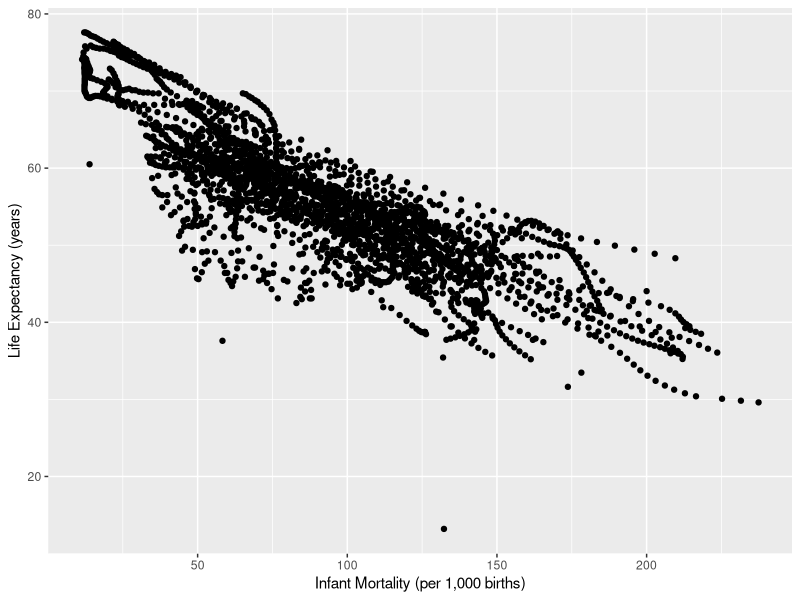
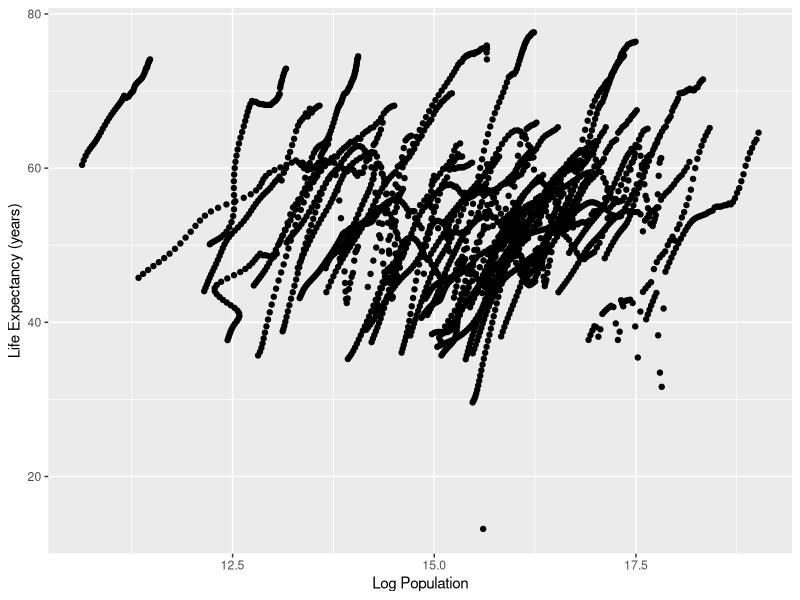
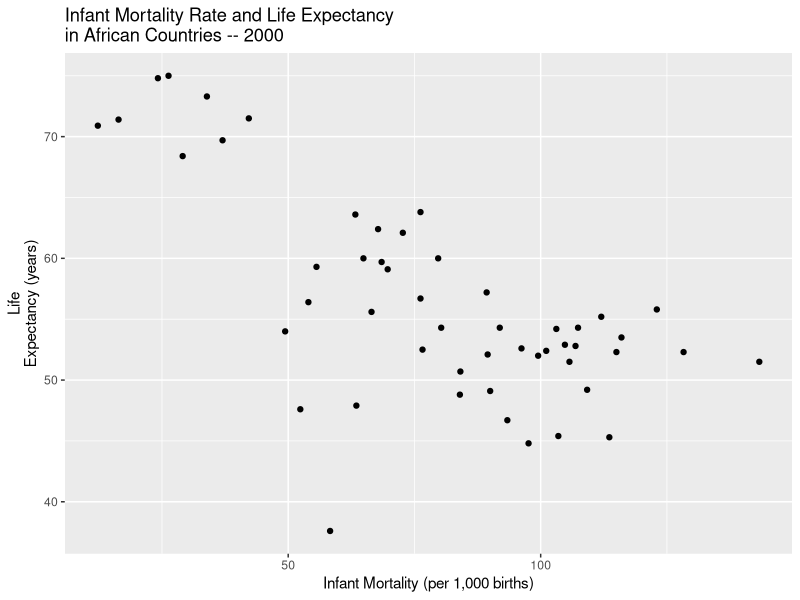
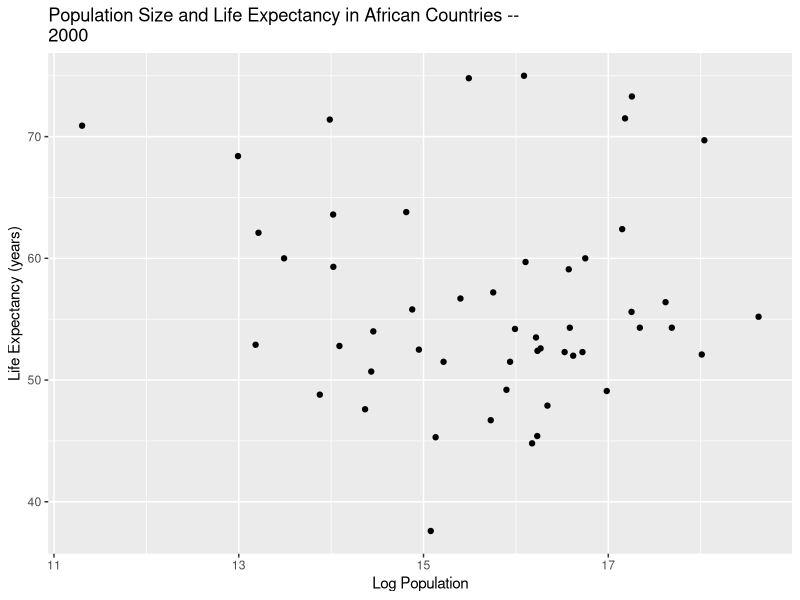

Source code (R) for these figures, in order:
## ---- chunk 1
#| echo: false
library(tidyverse) 
library("dslabs")
## ---- chunk 2
help(gapminder)
data("gapminder")
summary(gapminder)
class(gapminder)
head(gapminder)
## ---- chunk 3
africadata <- gapminder %>% 
  filter(continent=="Africa")

str(africadata)
summary(africadata)
## ---- chunk 4
imle <- africadata %>% 
  select(c(infant_mortality, life_expectancy))

str(imle)
summary(imle)

ple <- africadata %>% 
  select(c(population, life_expectancy))

str(imle)
summary(imle)

## ---- chunk 5
#| warning: false
#| fig-cap: "Infant Mortality Rate and Life Expectancy in African Countries -- 1960 - 2015"
imle %>% ggplot(aes(x=infant_mortality, y=life_expectancy)) + geom_point() + labs(x = "Infant Mortality (per 1,000 births)", y = "Life Expectancy (years)")
## ---- chunk 6
ple %>% ggplot(aes(x= log(population), y = life_expectancy)) +
geom_point() + labs(x="Log Population", y = "Life Expectancy (years)")
## ---- chunk 7
with(subset(africadata, is.na(infant_mortality)), year)
## ---- chunk 8
africa2000 <- africadata %>% 
  filter(year == "2000")

str(africa2000)
summary(africa2000)
## ---- chunk 9
africa2000 %>% ggplot(aes(x=infant_mortality, y=life_expectancy)) +
geom_point() + labs(x = "Infant Mortality (per 1,000 births)", y = "Life
Expectancy (years)", title = "Infant Mortality Rate and Life Expectancy
in African Countries -- 2000")

africa2000 %>%  ggplot(aes(x= log(population), y = life_expectancy)) +
geom_point() + labs(x="Log Population", y = "Life Expectancy (years)",
title = "Population Size and Life Expectancy in African Countries --
2000")
## ---- chunk 10
fit1<-lm(life_expectancy ~ infant_mortality, data = africa2000)
fit2<-lm(life_expectancy ~ population, data = africa2000)
## ---- chunk 11
summary(fit1) 
summary(fit2)
